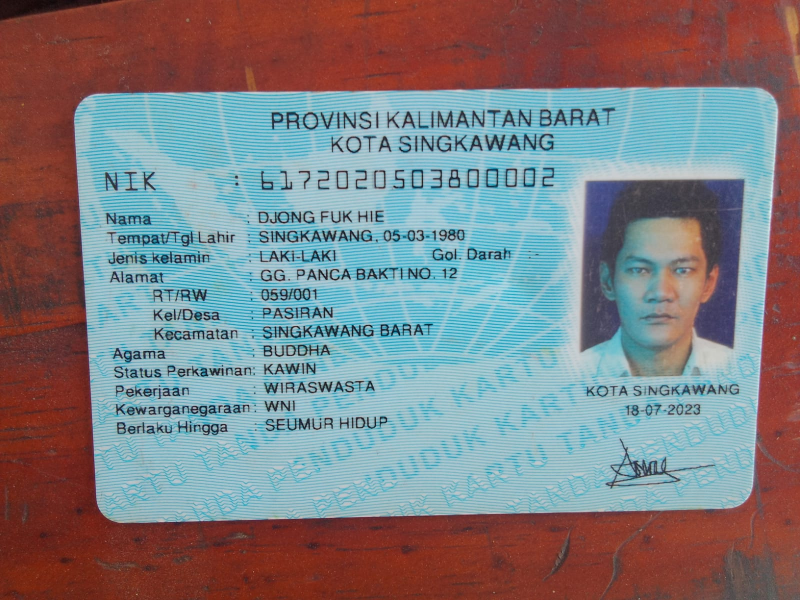
#> input picture input/WhatsApp Image 2026-09-16 at 16.24.58.jpeg, 1600 x 1200 px (shown at 1/2 size)
$ python -i line_quad_proposals_pr6.py   (imports and definitions only)
#> lines starting #> are read from the running program, lines starting #| are printed output that depends on the picture
#> further down, picture is the input picture: shape (1200, 1600, 3); mean B, G, R 129.5, 125.8, 126.8
"""Experimental PR6 long-edge quadrilateral proposals (OpenCV only).

Unlike contour-only proposals, these use four independently visible straight
segments. Partial, non-closed physical borders may therefore be recovered.
A line intersection is never proof of a KTP: results remain *candidate
hypotheses* for the existing physical-boundary and review gates.

No sample-specific colors/coordinates, learning, annotations or file I/O.
"""
from __future__ import annotations

import cv2
import numpy as np


def _angle_difference(a, b):
    value = abs(a - b) % np.pi
    return min(value, np.pi - value)


def _intersection(a, b):
    pa, qa = a
    pb, qb = b
    u, v = qa - pa, qb - pb
    determinant = float(u[0] * v[1] - u[1] * v[0])
    if abs(determinant) < 1e-5:
        return None
    t = float(((pb - pa)[0] * v[1] - (pb - pa)[1] * v[0]) / determinant)
    return pa + t * u


def _overlap(line, p, q):
    a, b = line
    vector = q - p
    length_squared = float(vector @ vector)
    if length_squared < 1:
        return 0.
    start = float((a - p) @ vector / length_squared)
    end = float((b - p) @ vector / length_squared)
    return max(0., min(max(start, end), 1.) - max(min(start, end), 0.))


def _order(points):
    points = np.asarray(points, dtype=np.float32)
    center = points.mean(axis=0)
    angles = np.arctan2(points[:, 1] - center[1], points[:, 0] - center[0])
    points = points[np.argsort(angles)]
    start = int(np.argmin(points[:, 0] + points[:, 1]))
    return np.roll(points, -start, axis=0)


def line_quad_candidates(image, *, max_candidates=6, max_longest=1150):
    """Generate bounded-size proposals from four long physical-looking edges.

    Ratios and support checks are broad prefilters, NOT reliability scores.
    No candidate is accepted or saved by this function.
    """
#> called with max_candidates = 6, max_longest = 1150
    if (not isinstance(image, np.ndarray) or image.ndim != 3
            or image.shape[2] != 3 or image.dtype != np.uint8
            or type(max_candidates) is not int or max_candidates < 1
            or type(max_longest) is not int or max_longest < 100):
        return []
    h, w = image.shape[:2]
#> h = 1200; w = 1600
    if min(h, w) < 75:
        return []

    factor = min(1., float(max_longest) / max(w, h))
#> factor = 0.719
    small = (cv2.resize(
        image, (max(2, int(round(w * factor))), max(2, int(round(h * factor)))),
        interpolation=cv2.INTER_AREA,
    ) if factor < 1 else image)
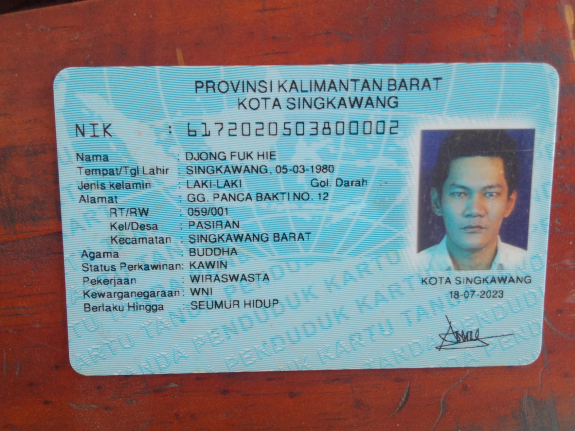
#> small: shape (862, 1150, 3) (shown at 1/2 size); mean B, G, R 129.5, 125.8, 126.8
    sh, sw = small.shape[:2]
#> sh = 862; sw = 1150
    gray = cv2.GaussianBlur(cv2.cvtColor(small, cv2.COLOR_BGR2GRAY), (5, 5), 0)
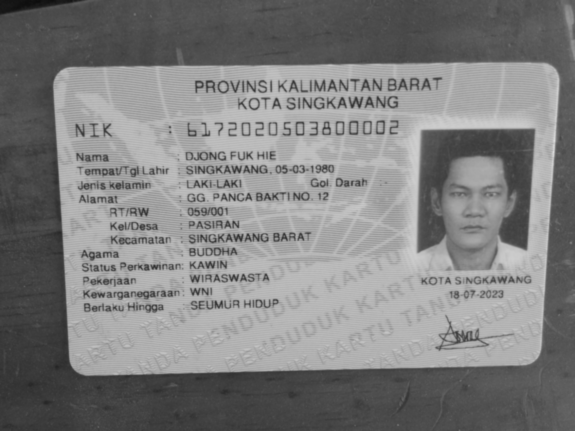
#> gray: shape (862, 1150) (shown at 1/2 size); min 12, max 222, mean 126.5
    edges = cv2.bitwise_or(cv2.Canny(gray, 50, 135), cv2.Canny(gray, 85, 190))
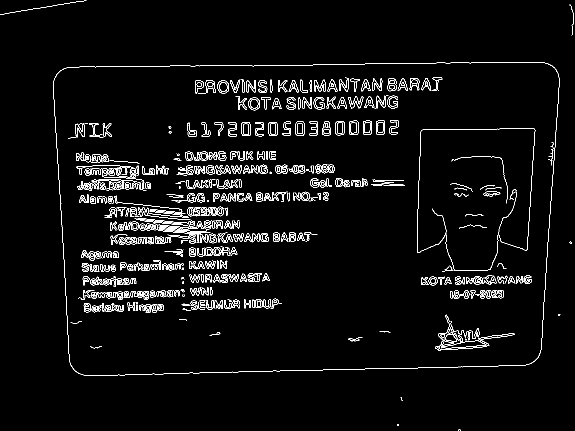
#> edges: shape (862, 1150) (shown at 1/2 size); 3.7% white in thin lines or dots

    min_length = max(20, int(.14 * min(sh, sw)))
#> min_length = 120
    lines = cv2.HoughLinesP(
        edges, 1, np.pi / 180,
        threshold=max(22, int(.045 * min(sh, sw))),
        minLineLength=min_length,
        maxLineGap=max(5, int(.022 * min(sh, sw))),
    )
#> lines = 202 rows, first 6: [1083, 677, 1118, 163], [667, 129, 912, 125], [646, 739, 873, 735], [124, 451, 139, 724], [623, 372, 766, 369], [373, 334, 529, 347]
    if lines is None:
        return []

    segments = []
    # OpenCV bindings may expose HoughLinesP as (N,1,4) or (N,4).
    # Never rely on the optional singleton axis.
    for x1, y1, x2, y2 in np.asarray(lines).reshape(-1, 4):
        a = np.array((float(x1), float(y1)))
        b = np.array((float(x2), float(y2)))
        vector = b - a
        length = float(np.linalg.norm(vector))
        if length >= min_length:
            angle = float(np.arctan2(vector[1], vector[0]) % np.pi)
            segments.append((a, b, angle, length))
#> this loop made 202 passes
#> (x1, y1, x2, y2, vector, length, angle) on passes 1 to 12: (1083, 677, 1118, 163, [35, -514], 515.2, 1.64), (667, 129, 912, 125, [245, -4], 245, 3.13), (646, 739, 873, 735, [227, -4], 227, 3.12), (124, 451, 139, 724, [15, 273], 273.4, 1.52), (623, 372, 766, 369, [143, -3], 143, 3.12), (373, 334, 529, 347, [156, 13], 156.5, 0.0831), (834, 482, 841, 263, [7, -219], 219.1, 1.6), (168, 616, 326, 611, [158, -5], 158.1, 3.11), (343, 400, 652, 395, [309, -5], 309, 3.13), (360, 340, 488, 346, [128, 6], 128.1, 0.0468), (221, 476, 634, 469, [413, -7], 413.1, 3.12), (180, 381, 328, 333, [148, -48], 155.6, 2.83)
#> (x1, y1, x2, y2, length, angle) on passes 15, 20, 27, 28, 29, 31: (843, 556, 1052, 556, 209, 0), (162, 368, 300, 368, 138, 0), (843, 557, 1057, 557, 214, 0), (843, 558, 1062, 558, 219, 0), (385, 479, 618, 479, 233, 0), (340, 131, 521, 131, 181, 0)
#> after the loop, segments = 202 items
    if len(segments) < 4:
        return []

    segments.sort(key=lambda row: -row[3])
    segments = segments[:100]
#> segments = 100 items
    modes = []
    for segment in segments:
        angle = segment[2]
        if all(_angle_difference(angle, mode) > .24 for mode in modes):
            modes.append(angle)
        if len(modes) == 8:
            break
#> this loop made 100 passes
#> (segment, angle) on passes 2 to 13: (([390, 175], [884, 157], 3.11, 494.3), 3.11), (([390, 172], [883, 155], 3.11, 493.3), 3.11), (([390, 173], [883, 156], 3.11, 493.3), 3.11), (([391, 176], [883, 159], 3.11, 492.3), 3.11), (([390, 180], [876, 163], 3.11, 486.3), 3.11), (([390, 178], [876, 161], 3.11, 486.3), 3.11), (([390, 179], [876, 162], 3.11, 486.3), 3.11), (([391, 184], [875, 167], 3.11, 484.3), 3.11), (([391, 186], [875, 169], 3.11, 484.3), 3.11), (([391, 183], [875, 166], 3.11, 484.3), 3.11), (([391, 182], [854, 166], 3.11, 463.3), 3.11), (([376, 271], [794, 264], 3.12, 418.1), 3.12)
#> (segment, angle) on pass 1: (([1083, 677], [1118, 163], 1.64, 515.2), 1.64)
#> after the loop, modes = [1.64, 3.11, 0.77, 2.11]

    def side_pairs(group):
        pairs = []
        for index, first in enumerate(group):
            for second in group[index + 1:]:
                if _angle_difference(first[2], second[2]) > .22:
                    continue
                direction = first[1] - first[0]
                direction /= max(float(np.linalg.norm(direction)), 1.)
                normal = np.array([-direction[1], direction[0]])
                mid_a = (first[0] + first[1]) / 2.
                mid_b = (second[0] + second[1]) / 2.
                separation = abs(float((mid_a - mid_b) @ normal))
                if (.12 * min(sw, sh) <= separation
                        <= .90 * max(sw, sh)):
                    pairs.append((min(first[3], second[3]), first, second))
        pairs.sort(key=lambda row: -row[0])
        return pairs[:18]

    hypotheses = []
#> hypotheses = []
    for angle_a in modes:
        group_a = [s for s in segments
                   if _angle_difference(s[2], angle_a) < .22][:16]
        if len(group_a) < 2:
            continue
        pairs_a = side_pairs(group_a)
        for angle_b in modes:
            difference = _angle_difference(angle_a, angle_b)
            if not .86 <= difference <= 2.28:
                continue
            group_b = [s for s in segments
                       if _angle_difference(s[2], angle_b) < .22][:16]
            if len(group_b) < 2:
                continue
            for _, a0, a1 in pairs_a:
                for _, b0, b1 in side_pairs(group_b):
                    line_a0 = (a0[0], a0[1])
                    line_a1 = (a1[0], a1[1])
                    line_b0 = (b0[0], b0[1])
                    line_b1 = (b1[0], b1[1])
                    p00 = _intersection(line_a0, line_b0)
                    p01 = _intersection(line_a0, line_b1)
                    p11 = _intersection(line_a1, line_b1)
                    p10 = _intersection(line_a1, line_b0)
                    if any(p is None for p in (p00, p01, p11, p10)):
                        continue
                    corners = np.asarray((p00, p01, p11, p10), dtype=np.float32)
                    if (not np.isfinite(corners).all()
                            or np.any(corners[:, 0] < -1)
                            or np.any(corners[:, 1] < -1)
                            or np.any(corners[:, 0] > sw)
                            or np.any(corners[:, 1] > sh)
                            or not cv2.isContourConvex(corners)):
                        continue
                    area = abs(float(cv2.contourArea(corners)))
                    if not .018 * sh * sw <= area <= .85 * sh * sw:
                        continue
                    sides = np.linalg.norm(
                        np.roll(corners, -1, axis=0) - corners, axis=1
                    )
                    if float(min(sides)) < .10 * min(sw, sh):
                        continue
                    pair_lengths = (
                        float(np.mean(sides[::2])),
                        float(np.mean(sides[1::2])),
                    )
                    ratio = max(pair_lengths) / max(min(pair_lengths), 1.)
                    if not 1.12 <= ratio <= 3.4:
                        continue
                    coverage = (
                        _overlap(line_a0, p00, p01),
                        _overlap(line_a1, p10, p11),
                        _overlap(line_b0, p00, p10),
                        _overlap(line_b1, p01, p11),
                    )
                    if min(coverage) < .48:
                        continue
                    proposal = _order(corners) / factor
                    # Length support, not an assumed 'largest contour wins'.
                    score = float(min(coverage) + .2 * np.mean(coverage))
                    hypotheses.append((score, proposal))
#> this loop made 4 passes
#> angle_a on passes 2 to 4: 3.11, 0.77, 2.11
#> angle_a on pass 1: 1.64

    hypotheses.sort(key=lambda item: -item[0])
    unique = []
    diagonal = float(np.hypot(w, h))
    for _, quad in hypotheses:
        if any(
            float(np.linalg.norm(quad - previous, axis=1).mean()) / diagonal < .02
            for previous in unique
        ):
            continue
        unique.append(quad)
        if len(unique) >= max_candidates:
            break
#> this loop made 78 passes
    return unique

>>> import cv2
>>> picture = cv2.imread('../../input/WhatsApp Image 2026-09-16 at 16.24.58.jpeg')
>>> result = line_quad_candidates(picture)
